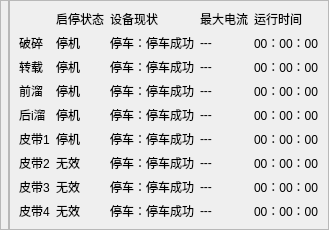
          <widget class="QWidget" name="page1">
           <layout class="QHBoxLayout" name="horizontalLayout_2" stretch="1,1">
            <property name="spacing">
             <number>0</number>
            </property>
            <property name="leftMargin">
             <number>0</number>
            </property>
            <property name="topMargin">
             <number>0</number>
            </property>
            <property name="rightMargin">
             <number>0</number>
            </property>
            <property name="bottomMargin">
             <number>0</number>
            </property>
            <item>
             <widget class="QFrame" name="page1_frame">
              <property name="frameShape">
               <enum>QFrame::StyledPanel</enum>
              </property>
              <property name="frameShadow">
               <enum>QFrame::Raised</enum>
              </property>
              <property name="lineWidth">
               <number>0</number>
              </property>
              <layout class="QHBoxLayout" name="horizontalLayout_11">
               <property name="spacing">
                <number>0</number>
               </property>
               <property name="leftMargin">
                <number>0</number>
               </property>
               <property name="topMargin">
                <number>0</number>
               </property>
               <property name="rightMargin">
                <number>0</number>
               </property>
               <property name="bottomMargin">
                <number>0</number>
               </property>
               <item>
                <widget class="QLabel" name="page1_animate">
                 <property name="text">
                  <string/>
                 </property>
                 <property name="pixmap">
                  <pixmap>C:/Users/houwenhao/Desktop/55.png</pixmap>
                 </property>
                 <property name="scaledContents">
                  <bool>true</bool>
                 </property>
                </widget>
               </item>
              </layout>
             </widget>
            </item>
            <item>
             <widget class="QFrame" name="page1_frame2">
              <property name="frameShape">
               <enum>QFrame::StyledPanel</enum>
              </property>
              <property name="frameShadow">
               <enum>QFrame::Raised</enum>
              </property>
              <layout class="QGridLayout" name="pg1_frame2_stateGridLayout" columnstretch="1,2,4,1,3">
               <item row="0" column="0">
                <widget class="QLabel" name="label_8">
                 <property name="text">
                  <string/>
                 </property>
                </widget>
               </item>
               <item row="0" column="1">
                <widget class="QLabel" name="label_9">
                 <property name="text">
                  <string>启停状态</string>
                 </property>
                </widget>
               </item>
               <item row="0" column="2">
                <widget class="QLabel" name="label_10">
                 <property name="text">
                  <string>设备现状</string>
                 </property>
                </widget>
               </item>
               <item row="0" column="3">
                <widget class="QLabel" name="label_11">
                 <property name="text">
                  <string>最大电流</string>
                 </property>
                </widget>
               </item>
               <item row="0" column="4">
                <widget class="QLabel" name="label_12">
                 <property name="text">
                  <string>运行时间</string>
                 </property>
                </widget>
               </item>
               <item row="1" column="0">
                <widget class="QLabel" name="broker">
                 <property name="text">
                  <string>破碎</string>
                 </property>
                 <property name="alignment">
                  <set>Qt::AlignLeading|Qt::AlignLeft|Qt::AlignVCenter</set>
                 </property>
                </widget>
               </item>
               <item row="1" column="1">
                <widget class="QLabel" name="broker_state">
                 <property name="text">
                  <string>停机</string>
                 </property>
                </widget>
               </item>
               <item row="1" column="2">
                <widget class="QLabel" name="broker_now">
                 <property name="text">
                  <string>停车：停车成功</string>
                 </property>
                </widget>
               </item>
               <item row="1" column="3">
                <widget class="QLabel" name="broker_ele">
                 <property name="text">
                  <string>---</string>
                 </property>
                </widget>
               </item>
               <item row="1" column="4">
                <widget class="QLabel" name="broker_runtime">
                 <property name="text">
                  <string>00：00：00</string>
                 </property>
                </widget>
               </item>
               <item row="2" column="0">
                <widget class="QLabel" name="transfer">
                 <property name="text">
                  <string>转载</string>
                 </property>
                </widget>
               </item>
               <item row="2" column="1">
                <widget class="QLabel" name="transfor_state">
                 <property name="text">
                  <string>停机</string>
                 </property>
                </widget>
               </item>
               <item row="2" column="2">
                <widget class="QLabel" name="transfor_now">
                 <property name="text">
                  <string>停车：停车成功</string>
                 </property>
                </widget>
               </item>
               <item row="2" column="3">
                <widget class="QLabel" name="transfor_elec">
                 <property name="text">
                  <string>---</string>
                 </property>
                </widget>
               </item>
               <item row="2" column="4">
                <widget class="QLabel" name="transfor_runtime">
                 <property name="text">
                  <string>00：00：00</string>
                 </property>
                </widget>
               </item>
               <item row="3" column="0">
                <widget class="QLabel" name="label_24">
                 <property name="text">
                  <string>前溜</string>
                 </property>
                </widget>
               </item>
               <item row="3" column="1">
                <widget class="QLabel" name="label_25">
                 <property name="text">
                  <string>停机</string>
                 </property>
                </widget>
               </item>
               <item row="3" column="2">
                <widget class="QLabel" name="label_26">
                 <property name="text">
                  <string>停车：停车成功</string>
                 </property>
                </widget>
               </item>
               <item row="3" column="3">
                <widget class="QLabel" name="label_27">
                 <property name="text">
                  <string>---</string>
                 </property>
                </widget>
               </item>
               <item row="3" column="4">
                <widget class="QLabel" name="label_28">
                 <property name="text">
                  <string>00：00：00</string>
                 </property>
                </widget>
               </item>
               <item row="4" column="0">
                <widget class="QLabel" name="label_29">
                 <property name="text">
                  <string>后i溜</string>
                 </property>
                </widget>
               </item>
               <item row="4" column="1">
                <widget class="QLabel" name="label_30">
                 <property name="text">
                  <string>停机</string>
                 </property>
                </widget>
               </item>
               <item row="4" column="2">
                <widget class="QLabel" name="label_31">
                 <property name="text">
                  <string>停车：停车成功</string>
                 </property>
                </widget>
               </item>
               <item row="4" column="3">
                <widget class="QLabel" name="label_32">
                 <property name="text">
                  <string>---</string>
                 </property>
                </widget>
               </item>
               <item row="4" column="4">
                <widget class="QLabel" name="label_33">
                 <property name="text">
                  <string>00：00：00</string>
                 </property>
                </widget>
               </item>
               <item row="5" column="0">
                <widget class="QLabel" name="label_34">
                 <property name="text">
                  <string>皮带1</string>
                 </property>
                </widget>
               </item>
               <item row="5" column="1">
                <widget class="QLabel" name="label_35">
                 <property name="text">
                  <string>停机</string>
                 </property>
                </widget>
               </item>
               <item row="5" column="2">
                <widget class="QLabel" name="label_36">
                 <property name="text">
                  <string>停车：停车成功</string>
                 </property>
                </widget>
               </item>
               <item row="5" column="3">
                <widget class="QLabel" name="label_37">
                 <property name="text">
                  <string>---</string>
                 </property>
                </widget>
               </item>
               <item row="5" column="4">
                <widget class="QLabel" name="label_38">
                 <property name="text">
                  <string>00：00：00</string>
                 </property>
                </widget>
               </item>
               <item row="6" column="0">
                <widget class="QLabel" name="label_39">
                 <property name="text">
                  <string>皮带2</string>
                 </property>
                </widget>
               </item>
               <item row="6" column="1">
                <widget class="QLabel" name="label_40">
                 <property name="text">
                  <string>无效</string>
                 </property>
                </widget>
               </item>
               <item row="6" column="2">
                <widget class="QLabel" name="label_41">
                 <property name="text">
                  <string>停车：停车成功</string>
                 </property>
                </widget>
               </item>
               <item row="6" column="3">
                <widget class="QLabel" name="label_42">
                 <property name="text">
                  <string>---</string>
                 </property>
                </widget>
               </item>
               <item row="6" column="4">
                <widget class="QLabel" name="label_43">
                 <property name="text">
                  <string>00：00：00</string>
                 </property>
                </widget>
               </item>
               <item row="7" column="0">
                <widget class="QLabel" name="label_44">
                 <property name="text">
                  <string>皮带3</string>
                 </property>
                </widget>
               </item>
               <item row="7" column="1">
                <widget class="QLabel" name="label_45">
                 <property name="text">
                  <string>无效</string>
                 </property>
                </widget>
               </item>
               <item row="7" column="2">
                <widget class="QLabel" name="label_46">
                 <property name="text">
                  <string>停车：停车成功</string>
                 </property>
                </widget>
               </item>
               <item row="7" column="3">
                <widget class="QLabel" name="label_47">
                 <property name="text">
                  <string>---</string>
                 </property>
                </widget>
               </item>
               <item row="7" column="4">
                <widget class="QLabel" name="label_48">
                 <property name="text">
                  <string>00：00：00</string>
                 </property>
                </widget>
               </item>
               <item row="8" column="0">
                <widget class="QLabel" name="label_49">
                 <property name="text">
                  <string>皮带4</string>
                 </property>
                </widget>
               </item>
               <item row="8" column="1">
                <widget class="QLabel" name="label_50">
                 <property name="text">
                  <string>无效</string>
                 </property>
                </widget>
               </item>
               <item row="8" column="2">
                <widget class="QLabel" name="label_51">
                 <property name="text">
                  <string>停车：停车成功</string>
                 </property>
                </widget>
               </item>
               <item row="8" column="3">
                <widget class="QLabel" name="label_52">
                 <property name="text">
                  <string>---</string>
                 </property>
                </widget>
               </item>
               <item row="8" column="4">
                <widget class="QLabel" name="label_53">
                 <property name="text">
                  <string>00：00：00</string>
                 </property>
                </widget>
               </item>
              </layout>
             </widget>
            </item>
           </layout>
          </widget>
